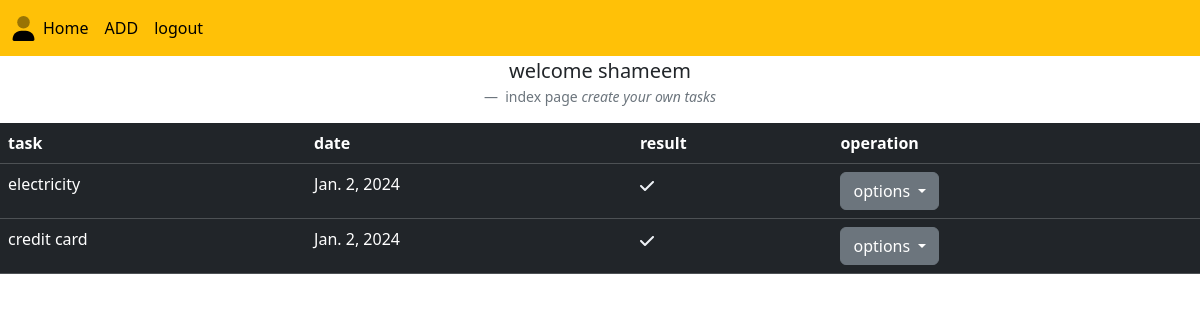
The app's page /table/ (signed in) with its own data.
### reminder/models.py (models this page shows, shortened)
class Task(models.Model):
    name=models.CharField(max_length=20)
    date=models.DateField(auto_now_add=True)
    user=models.ForeignKey(User,on_delete=models.CASCADE)
    complete=models.BooleanField(default=False)

### reminder/views.py (the view, shortened to what this page needs)
# urls.py: path('table/',Tableview.as_view(),name="table"),
class Tableview(View):
    def get(self,request,*args,**kwargs):
        data=Task.objects.filter(user=request.user).order_by('complete')
        return render(request,"table.html",{"data":data})

### reminder/templates/table.html (shortened to what this page needs)
{% extends 'home.html' %}
{% block body %}
<figure class="text-center">
    <blockquote class="blockquote">
      <p>welcome {{request.user}}</p>
    </blockquote>
    <figcaption class="blockquote-footer">
        index page <cite title="Source Title">create your own tasks</cite>
    </figcaption>
  </figure>
<div >
    <table class="table table-dark table-hover" >
        <tr>
            <th>task</th>
            <th>date</th>
            <th>result</th>
            <th>operation</th>
        </tr>
        {% for i in data %}
        <tr>
            <td>{{i.name}}</td>
            <td>{{i.date}}</td>
            {% if i.complete == False%}
            <td>{{i.complete}}</td>
            {% else %}
            <td></td>
             {% endif %}
            <td> <div class="dropdown">
                <button class="btn btn-secondary dropdown-toggle" type="button" id="dropdownMenuButton1" data-bs-toggle="dropdown" aria-expanded="false">
                  options
                </button>
              </div></td>
        </tr>
        {% endfor %}
      </table>
    </div>
{% endblock %}

### records on screen
Task: name "electricity", date "Jan. 2, 2024", complete True (drawn)
Task: name "credit card", date "Jan. 2, 2024", complete True (drawn)

### other values on screen
{{ request.user }} "shameem"
